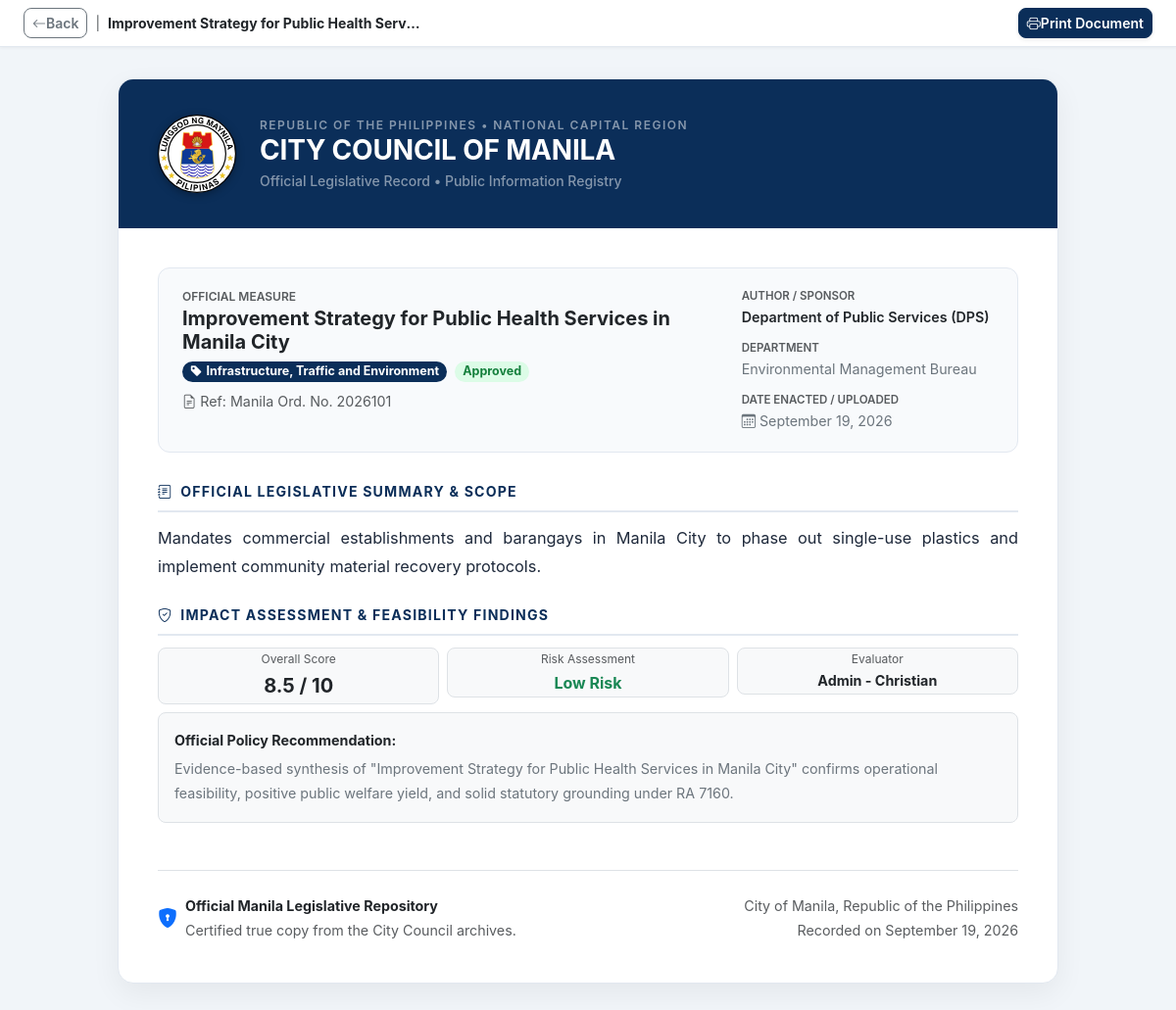
Page /backend/view_policy_document.php?id=101 on the earlier database version.
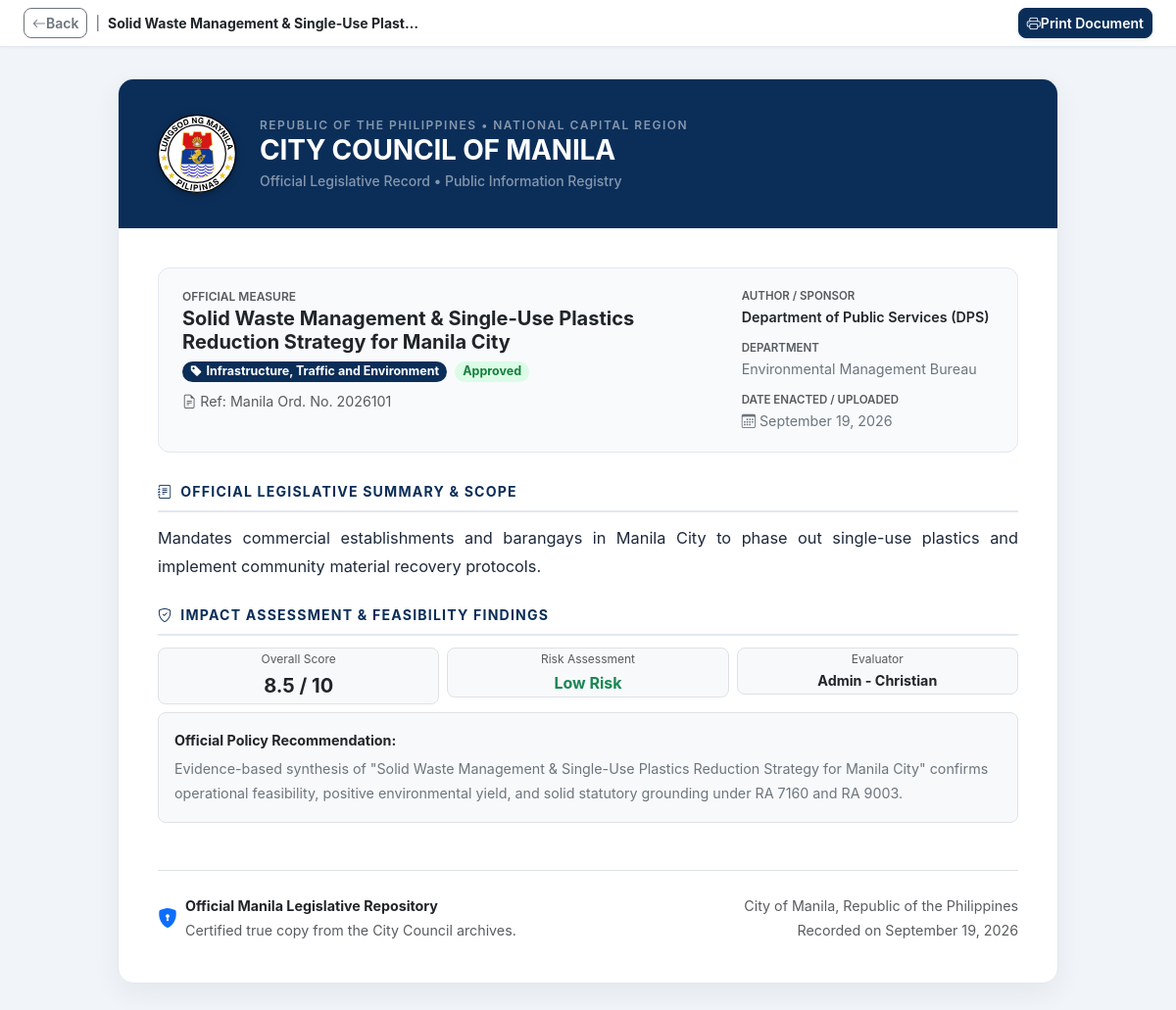
Same page on the later database version.
### tables this page shows
CREATE TABLE `evaluations` (
  `id` int(11) NOT NULL AUTO_INCREMENT,
  `policy_id` int(11) NOT NULL,
  `policy_title` varchar(255) NOT NULL,
  `evaluator` varchar(150) NOT NULL,
  `economic_score` tinyint(4) DEFAULT 0,
  `social_score` tinyint(4) DEFAULT 0,
  `environmental_score` tinyint(4) DEFAULT 0,
  `legal_score` tinyint(4) DEFAULT 0,
  `overall_score` decimal(5,2) DEFAULT 0.00,
  `risk_level` varchar(50) DEFAULT NULL,
  `ai_recommendation` text DEFAULT NULL,
  `notes` text DEFAULT NULL,
  `status` varchar(50) DEFAULT 'Draft',
  `approved_by` varchar(255) DEFAULT NULL,
  `approved_at` datetime DEFAULT NULL,
  `created_at` timestamp NOT NULL DEFAULT current_timestamp(),
  `updated_at` timestamp NOT NULL DEFAULT current_timestamp() ON UPDATE current_timestamp(),
  PRIMARY KEY (`id`),
  UNIQUE KEY `policy_id` (`policy_id`),
  CONSTRAINT `fk_evaluations_policy` FOREIGN KEY (`policy_id`) REFERENCES `policy_records` (`id`) ON DELETE CASCADE
);

CREATE TABLE `policy_records` (
  `id` int(11) NOT NULL AUTO_INCREMENT,
  `legislative_item_id` int(11) DEFAULT NULL,
  `title` varchar(255) NOT NULL,
  `category` varchar(100) NOT NULL,
  `city_origin` varchar(100) DEFAULT 'City of Manila',
  `author` varchar(150) NOT NULL,
  `department` varchar(100) NOT NULL,
  `description` text DEFAULT NULL,
  `keywords` varchar(255) DEFAULT NULL,
  `publication_date` date DEFAULT NULL,
  `related_record` varchar(100) DEFAULT NULL,
  `file_path` varchar(255) DEFAULT NULL,
  `status` varchar(50) DEFAULT 'Draft',
  `created_at` timestamp NOT NULL DEFAULT current_timestamp(),
  `updated_at` timestamp NOT NULL DEFAULT current_timestamp() ON UPDATE current_timestamp(),
  `ai_summary` longtext DEFAULT NULL,
  PRIMARY KEY (`id`)
);

### backend/view_policy_document.php (the view, shortened to what this page needs)
<?php
require_once __DIR__ . '/../config/db.php';
$policy_id = (int)($_GET['id'] ?? 0);
$stmt = mysqli_prepare($conn, "
    SELECT p.*,
           e.id AS evaluation_id, e.overall_score, e.risk_level, e.ai_recommendation,
           e.notes, e.evaluator, e.approved_by, e.approved_at, e.status AS evaluation_status
    FROM policy_records p
    LEFT JOIN evaluations e ON p.id = e.policy_id
    WHERE p.id = ?
    LIMIT 1
");
mysqli_stmt_bind_param($stmt, "i", $policy_id);
mysqli_stmt_execute($stmt);
$res = mysqli_stmt_get_result($stmt);
$policy = mysqli_fetch_assoc($res);
$ai_summary_text = '';
if (empty($ai_summary_text)) {
    $ai_summary_text = $policy['description'] ?? 'Official legislative enactment and municipal policy provisions enacted under the authority of the City Council of Manila.';
}
$title = $policy['title'] ?? 'Legislative Ordinance';
$category = $policy['category'] ?? 'General Legislation';
$author = $policy['author'] ?? 'City Council of Manila';
$department = $policy['department'] ?? 'Legislative Secretariat';
$pub_date = !empty($policy['publication_date']) ? date('F d, Y', strtotime($policy['publication_date'])) : date('F d, Y');
$status = $policy['status'] ?? 'Published';
$related_record = $policy['related_record'] ?? '';
$ordinance_ref = !empty($related_record) ? $related_record : ('Manila Ord. No. ' . (2026000 + $policy_id));
?>
<!DOCTYPE html>
<html lang="en">
<head>
    <link href="https://cdn.jsdelivr.net/npm/bootstrap@5.3.2/dist/css/bootstrap.min.css" rel="stylesheet">
    <link href="https://cdn.jsdelivr.net/npm/bootstrap-icons@1.11.3/font/bootstrap-icons.min.css" rel="stylesheet">
</head>
<body>
    <div class="top-action-bar py-2 px-3 px-md-4 d-flex align-items-center justify-content-between flex-wrap gap-2">
        <div class="d-flex align-items-center gap-2">
            <button onclick="window.close(); if(!window.closed) history.back();" class="btn btn-sm btn-outline-secondary rounded-3 d-inline-flex align-items-center gap-1.5 fw-semibold">
                <i class="bi bi-arrow-left"></i> Back
            </button>
            <span class="text-muted small d-none d-sm-inline">|</span>
            <span class="fw-bold text-dark small text-truncate" style="max-width: 320px;">
                <?= htmlspecialchars($title) ?>
            </span>
        </div>
        <div class="d-flex align-items-center gap-2">
            <button onclick="window.print()" class="btn btn-sm btn-primary rounded-3 d-inline-flex align-items-center gap-1.5 fw-semibold shadow-sm" style="background:#0b2e59; border-color:#0b2e59;">
                <i class="bi bi-printer"></i> Print Document
            </button>
        </div>
    </div>
    <div class="doc-container">
        <div class="doc-header">
            <div class="d-flex align-items-center gap-4 flex-wrap flex-md-nowrap">
                <img src="../assets/images/manilacityhall.svg" alt="Manila City Hall Seal" class="doc-seal">
                <div>
                    <div class="text-uppercase small text-white-50 fw-semibold" style="letter-spacing:1.5px; font-size:0.75rem;">
                        Republic of the Philippines &bull; National Capital Region
                    </div>
                    <h1 class="h3 fw-bold mb-1 text-white" style="letter-spacing:-0.2px;">CITY COUNCIL OF MANILA</h1>
                    <div class="text-white-50 small fw-medium">Official Legislative Record &bull; Public Information Registry</div>
                </div>
            </div>
        </div>
        <div class="doc-body">
            <div class="meta-box">
                <div class="row g-3">
                    <div class="col-12 col-md-8">
                        <div class="text-muted small fw-semibold text-uppercase" style="font-size:0.75rem;">Official Measure</div>
                        <h2 class="h5 fw-bold text-dark mb-1"><?= htmlspecialchars($title) ?></h2>
                        <div class="d-flex align-items-center gap-2 flex-wrap mt-2">
                            <span class="badge bg-primary px-2.5 py-1 rounded-pill" style="font-size:0.78rem; background:#0b2e59 !important;">
                                <i class="bi bi-tag-fill me-1"></i><?= htmlspecialchars($category) ?>
                            </span>
                            <span class="badge rounded-pill px-2.5 py-1 fw-bold" style="font-size:0.78rem;
                                <?= ($status === 'Approved' || $status === 'Published') ? 'background:#dcfce7; color:#15803d;' : (($status === 'Needs Revision') ? 'background:#fee2e2; color:#b91c1c;' : 'background:#fef3c7; color:#b45309;') ?>">
                                <?= htmlspecialchars($status) ?>
                            </span>
                            <span class="text-muted small"><i class="bi bi-file-earmark-text me-1"></i>Ref: <?= htmlspecialchars($ordinance_ref) ?></span>
                        </div>
                    </div>
                    <div class="col-12 col-md-4 border-start-md ps-md-3">
                        <div class="mb-2">
                            <div class="text-muted small fw-semibold" style="font-size:0.72rem; text-transform:uppercase;">Author / Sponsor</div>
                            <div class="fw-semibold text-dark small"><?= htmlspecialchars($author) ?></div>
                        </div>
                        <div class="mb-2">
                            <div class="text-muted small fw-semibold" style="font-size:0.72rem; text-transform:uppercase;">Department</div>
                            <div class="text-secondary small"><?= htmlspecialchars($department) ?></div>
                        </div>
                        <div>
                            <div class="text-muted small fw-semibold" style="font-size:0.72rem; text-transform:uppercase;">Date Enacted / Uploaded</div>
                            <div class="text-secondary small"><i class="bi bi-calendar3 me-1"></i><?= $pub_date ?></div>
                        </div>
                    </div>
                </div>
            </div>
            <div class="mb-4">
                <div class="doc-section-title"><i class="bi bi-journal-text"></i> Official Legislative Summary & Scope</div>
                <p style="text-align: justify;"><?= nl2br(htmlspecialchars($ai_summary_text)) ?></p>
            </div>
            <?php if (!empty($policy['evaluation_id'])): ?>
                <div class="mb-4">
                    <div class="doc-section-title"><i class="bi bi-shield-check"></i> Impact Assessment & Feasibility Findings</div>
                    <div class="row g-2 mb-2">
                        <div class="col-sm-4">
                            <div class="p-2.5 rounded-3 bg-light border text-center">
                                <div class="text-muted small" style="font-size:0.75rem;">Overall Score</div>
                                <div class="fw-bold text-dark fs-5"><?= number_format((float)($policy['overall_score'] ?? 8.5), 1) ?> / 10</div>
                            </div>
                        </div>
                        <div class="col-sm-4">
                            <div class="p-2.5 rounded-3 bg-light border text-center">
                                <div class="text-muted small" style="font-size:0.75rem;">Risk Assessment</div>
                                <div class="fw-bold fs-6 <?= (stripos($policy['risk_level'] ?? '', 'high') !== false) ? 'text-danger' : 'text-success' ?>">
                                    <?= htmlspecialchars($policy['risk_level'] ?? 'Low Risk') ?>
                                </div>
                            </div>
                        </div>
                        <div class="col-sm-4">
                            <div class="p-2.5 rounded-3 bg-light border text-center">
                                <div class="text-muted small" style="font-size:0.75rem;">Evaluator</div>
                                <div class="fw-bold text-dark small text-truncate"><?= htmlspecialchars($policy['evaluator'] ?? 'Staff') ?></div>
                            </div>
                        </div>
                    </div>
                    <?php if (!empty($policy['ai_recommendation'])): ?>
                        <div class="p-3 rounded-3 bg-light border">
                            <strong class="small text-dark d-block mb-1">Official Policy Recommendation:</strong>
                            <div class="small text-secondary"><?= htmlspecialchars($policy['ai_recommendation']) ?></div>
                        </div>
                    <?php endif; ?>
                </div>
            <?php endif; ?>
            <div class="pt-4 border-top mt-5 d-flex align-items-center justify-content-between flex-wrap gap-3 text-muted small">
                <div class="d-flex align-items-center gap-2">
                    <i class="bi bi-shield-lock-fill text-primary fs-5"></i>
                    <div>
                        <div class="fw-bold text-dark">Official Manila Legislative Repository</div>
                        <div>Certified true copy from the City Council archives.</div>
                    </div>
                </div>
                <div class="text-end">
                    <div>City of Manila, Republic of the Philippines</div>
                    <div>Recorded on <?= $pub_date ?></div>
                </div>
            </div>
        </div>
    </div>
</body>
</html>

### backend/view_policy_document.php (style rules this page uses)
body { background-color: #f1f5f9; color: #0f172a; font-family: -apple-system, BlinkMacSystemFont, 'Segoe UI', Roboto, Helvetica, Arial, sans-serif; margin: 0; padding: 0; }
.top-action-bar { background: #ffffff; border-bottom: 1px solid #e2e8f0; position: sticky; top: 0; z-index: 1000; box-shadow: 0 1px 3px rgba(0,0,0,0.05); }
.doc-container { max-width: 960px; margin: 32px auto; background: #ffffff; border: 1px solid #e2e8f0; border-radius: 16px; box-shadow: 0 10px 30px rgba(0,0,0,0.06); overflow: hidden; }
.doc-header { background: #0b2e59; color: #ffffff; padding: 36px 40px; position: relative; }
.doc-seal { width: 80px; height: 80px; object-fit: contain; filter: drop-shadow(0 2px 4px rgba(0,0,0,0.3)); }
.doc-body { padding: 40px; font-size: 1.02rem; line-height: 1.75; color: #1e293b; }
.doc-section-title { font-size: 0.88rem; font-weight: 700; text-transform: uppercase; letter-spacing: 1.2px; color: #0b2e59; margin-bottom: 12px; display: flex; align-items: center; gap: 8px; border-bottom: 2px solid #e2e8f0; padding-bottom: 6px; }
.meta-box { background: #f8fafc; border: 1px solid #e2e8f0; border-radius: 12px; padding: 18px 24px; margin-bottom: 28px; }

Differences in the rows shown:
changed evaluations "Low Risk": policy.title "Improvement Strategy for Public Health Serv…" → "Solid Waste Management & Single-Use Plast…"; policy.title "Improvement Strategy for Public Health Services in Manila City" → "Solid Waste Management & Single-Use Plastics Reduction Strategy for Manila City"; ai_recommendation "Evidence-based synthesis of \"Improvement Strategy for Public Health Services in Manila City\" confirms operational feasibility, positive public welfare yield, and solid statutory grounding under RA 7160." → "Evidence-based synthesis of \"Solid Waste Management & Single-Use Plastics Reduction Strategy for Manila City\" confirms operational feasibility, positive environmental yield, and solid statutory grounding under RA 7160 and RA 9003."
